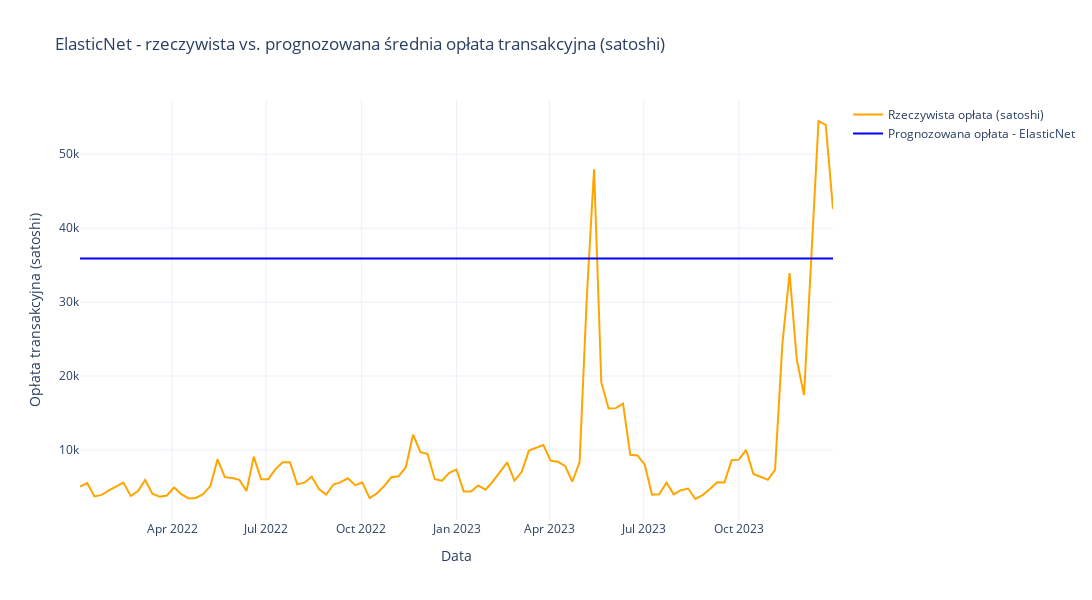

The notebook cell saved with this chart:
### Code cell
val_preds_elastic = model3.predict(val_inputs)

val_df_elastic = val_df.copy()

val_df_elastic['predicted_fee_elastic'] = val_preds_elastic
val_df_elastic['predicted_fee_sat_elastic'] = val_df_elastic['predicted_fee_elastic'] * 100_000_000
val_df_elastic['fee_sat'] = val_df_elastic['fee'] * 100_000_000

weekly_actual_elastic = val_df_elastic.resample('W', on='datetime')['fee_sat'].mean().reset_index()
weekly_pred_elastic = val_df_elastic.resample('W', on='datetime')['predicted_fee_sat_elastic'].mean().reset_index()

import plotly.graph_objects as go

fig = go.Figure()

fig.add_trace(go.Scatter(
    x=weekly_actual_elastic['datetime'],
    y=weekly_actual_elastic['fee_sat'],
    mode='lines',
    name='Rzeczywista opłata (satoshi)',
    line=dict(color='orange')
))

fig.add_trace(go.Scatter(
    x=weekly_pred_elastic['datetime'],
    y=weekly_pred_elastic['predicted_fee_sat_elastic'],
    mode='lines',
    name='Prognozowana opłata - ElasticNet',
    line=dict(color='blue')
))

fig.update_layout(
    title='ElasticNet - rzeczywista vs. prognozowana średnia opłata transakcyjna (satoshi)',
    xaxis_title='Data',
    yaxis_title='Opłata transakcyjna (satoshi)',
    template='plotly_white',
    width=1200,
    height=600
)

fig.show()
